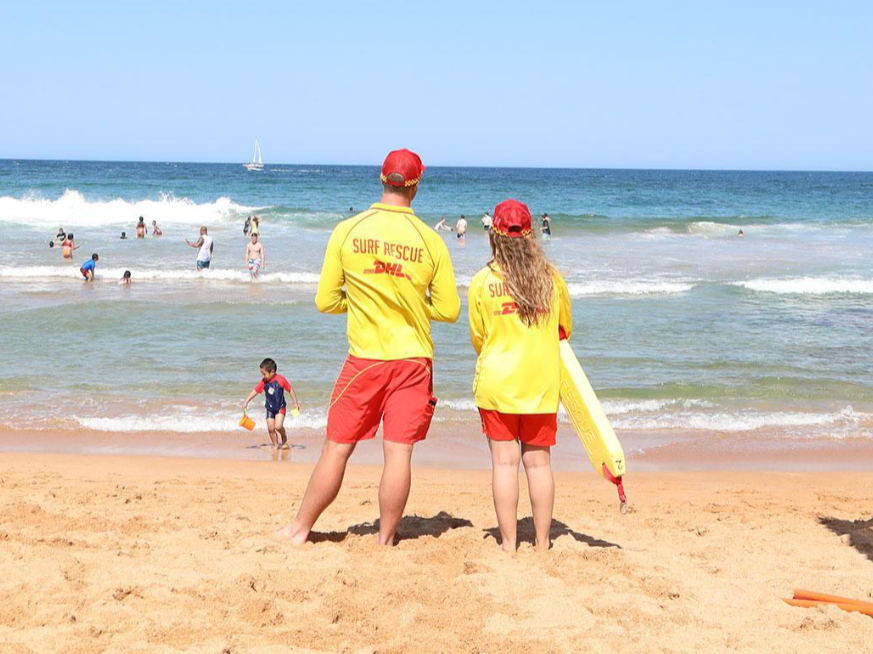
#> input picture Tasks/Opencv3/pics/Beach.png, 873 x 654 px, found by its file name
$ python Task3_beachFindSand.py
#> lines starting #> are read from the running program, lines starting #| are printed output that depends on the picture; after the words box and inside, x2 and y2 are one past the last pixel; in counts of white or black regions, pixels touching at a corner belong together
import cv2 as cv
import matplotlib.pyplot as plt

def main():
    img = cv.imread("./Tasks/Opencv3/pics/Beach.png")
#> img is the input picture: shape (654, 873, 3); mean B, G, R 187.8, 197.2, 202.3

    cv.imshow("original", img)

    img_HSV = cv.cvtColor(img, cv.COLOR_BGR2HSV)
#> img_HSV: shape (654, 873, 3); mean H, S, V 60.3, 73.3, 228.3

    # inspect the HSV values of the sand using matplotlib
    plt.imshow(img_HSV)
    plt.show()

    Sand_lower = (13, 50, 230)
    Sand_upper = (19, 120, 300)

    img_sand = cv.inRange(img_HSV, Sand_lower, Sand_upper)
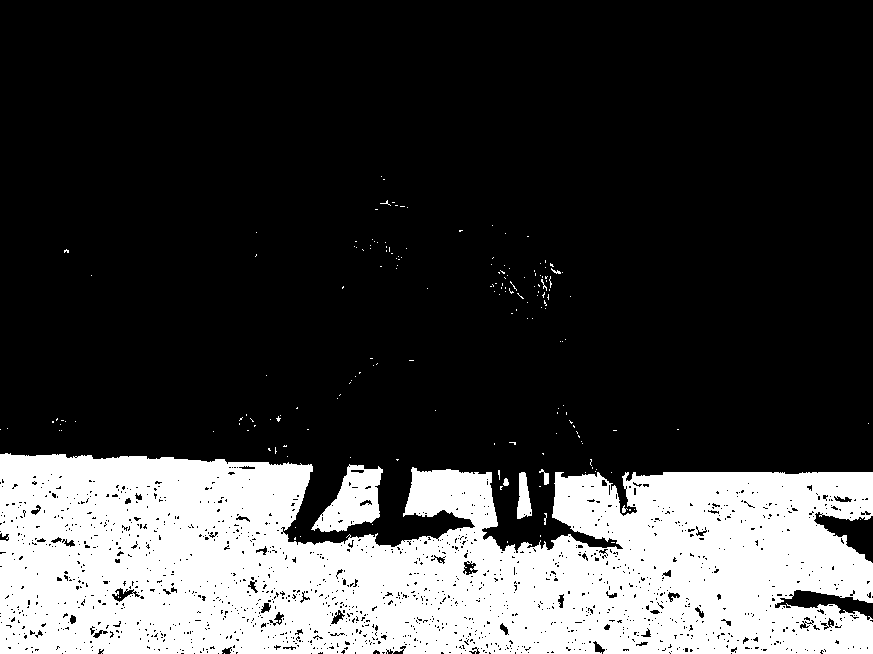
#> img_sand: shape (654, 873); 25% white; 186 white regions (177 under 20 px), largest, box (x1, y1, x2, y2) and area: (0, 453, 873, 654) 138710, (311, 464, 383, 532) 2646, (517, 472, 532, 519) 475

    cv.imshow("find sand", img_sand)

    img_morph = cv.morphologyEx(img_sand, cv.MORPH_OPEN, (5, 5), iterations=5)
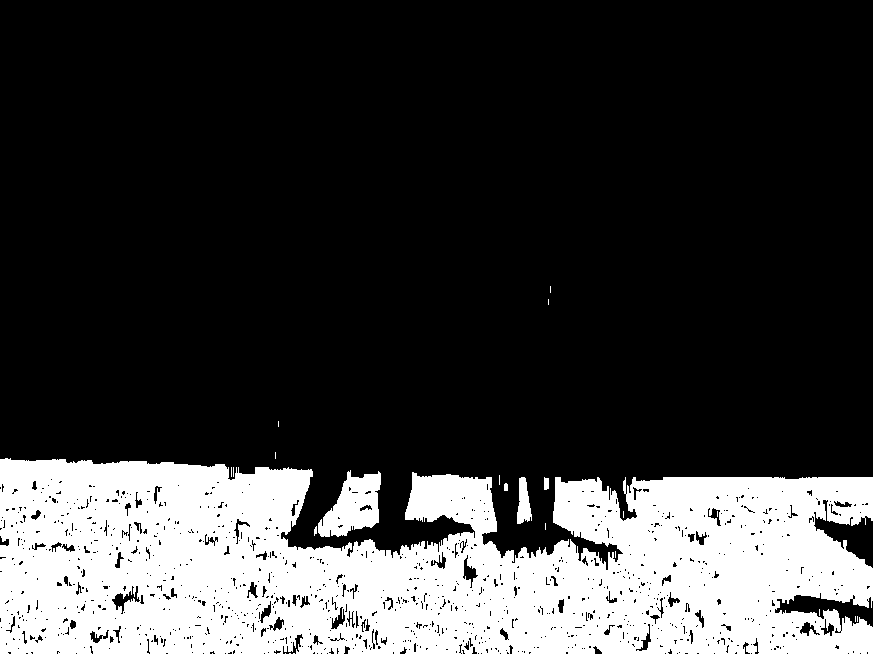
#> img_morph: shape (654, 873); 23.7% white; 24 white regions (18 under 20 px), largest, box (x1, y1, x2, y2) and area: (0, 458, 873, 654) 132346, (318, 470, 381, 537) 2516, (517, 477, 532, 524) 471, (544, 477, 549, 490) 59, (504, 483, 508, 491) 30, (314, 526, 317, 536) 22
    img_morph = cv.morphologyEx(img_morph, cv.MORPH_CLOSE, (5, 5), iterations=10)
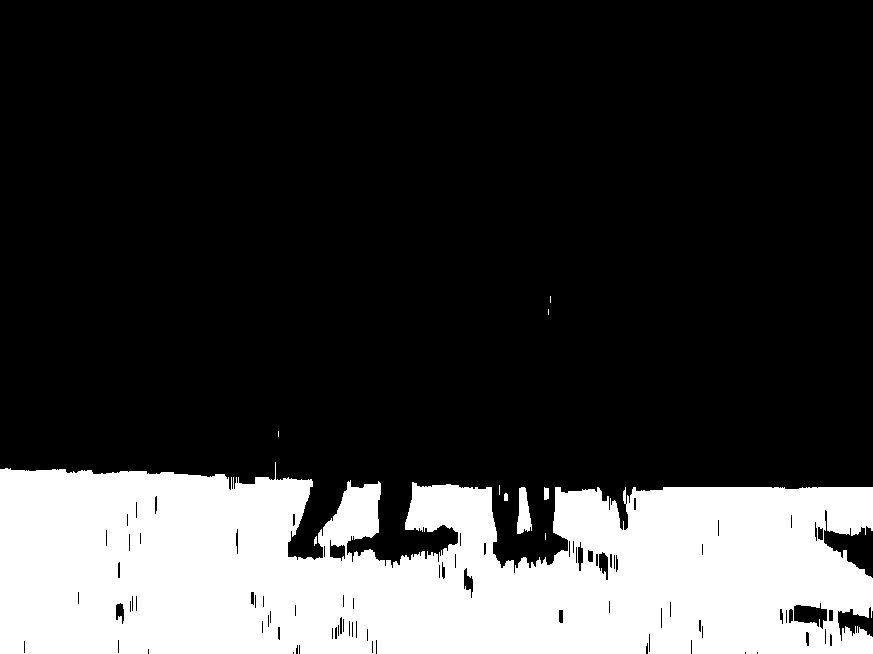
#> img_morph: shape (654, 873); 23.5% white; 10 white regions (5 under 20 px), largest, box (x1, y1, x2, y2) and area: (0, 462, 873, 654) 133544, (517, 487, 532, 534) 472, (544, 487, 549, 500) 59, (504, 493, 508, 501) 30, (314, 536, 317, 546) 22

    cv.imshow("morphology", img_morph)

    cv.waitKey(0)
    cv.destroyAllWindows()

if __name__ == '__main__':
    main()
